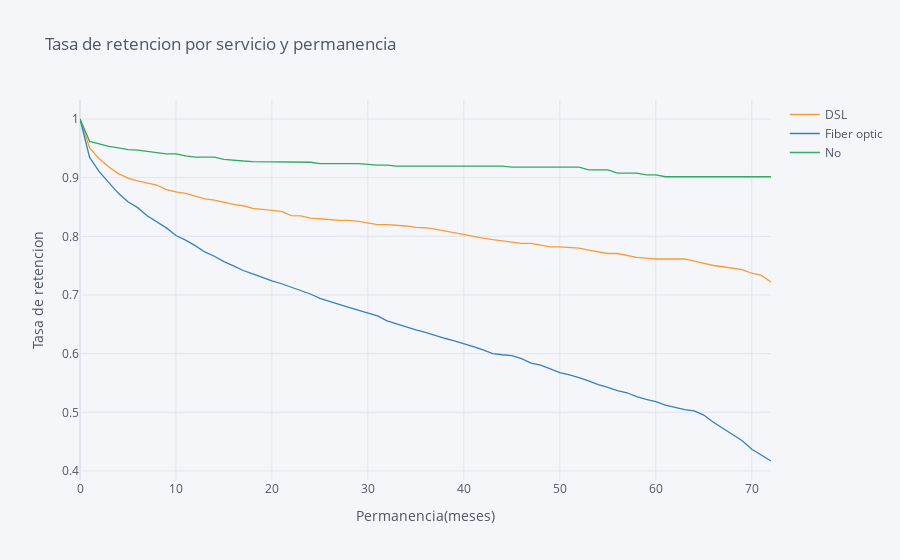

The code cell stored with this chart in its notebook:
### Code cell
rates=survival(data, 'InternetService', 'tenure', 'ChurnBinary')

rates.iplot(kind='line', xTitle='Permanencia(meses)', yTitle='Tasa de retencion',
            title='Tasa de retencion por servicio y permanencia')
